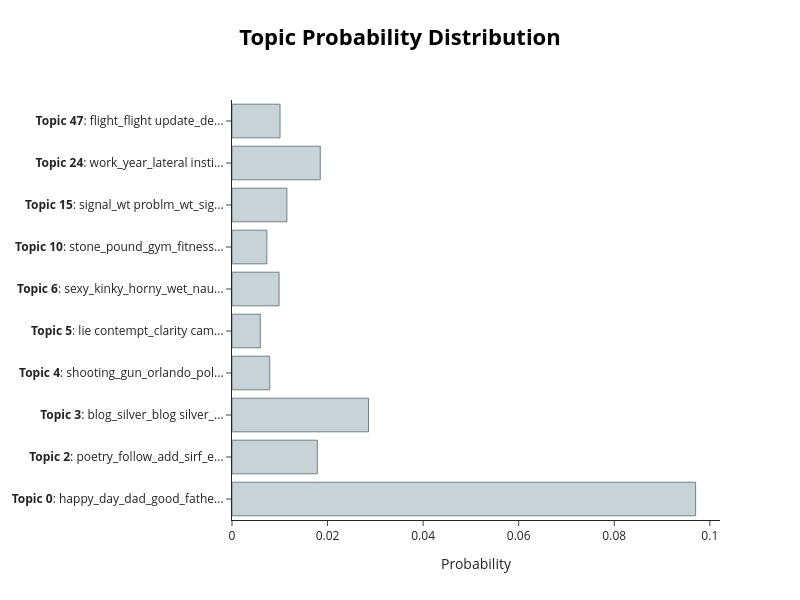

The code cell stored with this chart in its notebook:
### Markdown cell above
#### 5.2.4 Visualise Topic Probabilities

### Code cell
topic_model.visualize_distribution(probs[200], min_probability=0.005)

### Figure 1 — Plotly figure (JSON) as saved in the notebook; plotly's stock layout.template omitted (floating-point values rounded to 4 significant figures)
{"data": [{"marker": {"color": "#C8D2D7", "line": {"color": "#6E8484", "width": 1}}, "orientation": "h", "x": [0.09702, 0.01786, 0.02858, 0.007897, 0.005922, 0.009851, 0.007294, 0.01149, 0.01847, 0.01005], "y": ["<b>Topic 0</b>: happy_day_dad_good_fathe...", "<b>Topic 2</b>: poetry_follow_add_sirf_e...", "<b>Topic 3</b>: blog_silver_blog silver_...", "<b>Topic 4</b>: shooting_gun_orlando_pol...", "<b>Topic 5</b>: lie contempt_clarity cam...", "<b>Topic 6</b>: sexy_kinky_horny_wet_nau...", "<b>Topic 10</b>: stone_pound_gym_fitness...", "<b>Topic 15</b>: signal_wt problm_wt_sig...", "<b>Topic 24</b>: work_year_lateral insti...", "<b>Topic 47</b>: flight_flight update_de..."], "type": "bar"}], "layout": {"title": {"font": {"size": 22, "color": "Black"}, "text": "<b>Topic Probability Distribution</b>", "y": 0.95, "x": 0.5, "xanchor": "center", "yanchor": "top"}, "hoverlabel": {"font": {"size": 16, "family": "Rockwell"}, "bgcolor": "white"}, "xaxis": {"title": {"text": "Probability"}}, "width": 800, "height": 600}}
